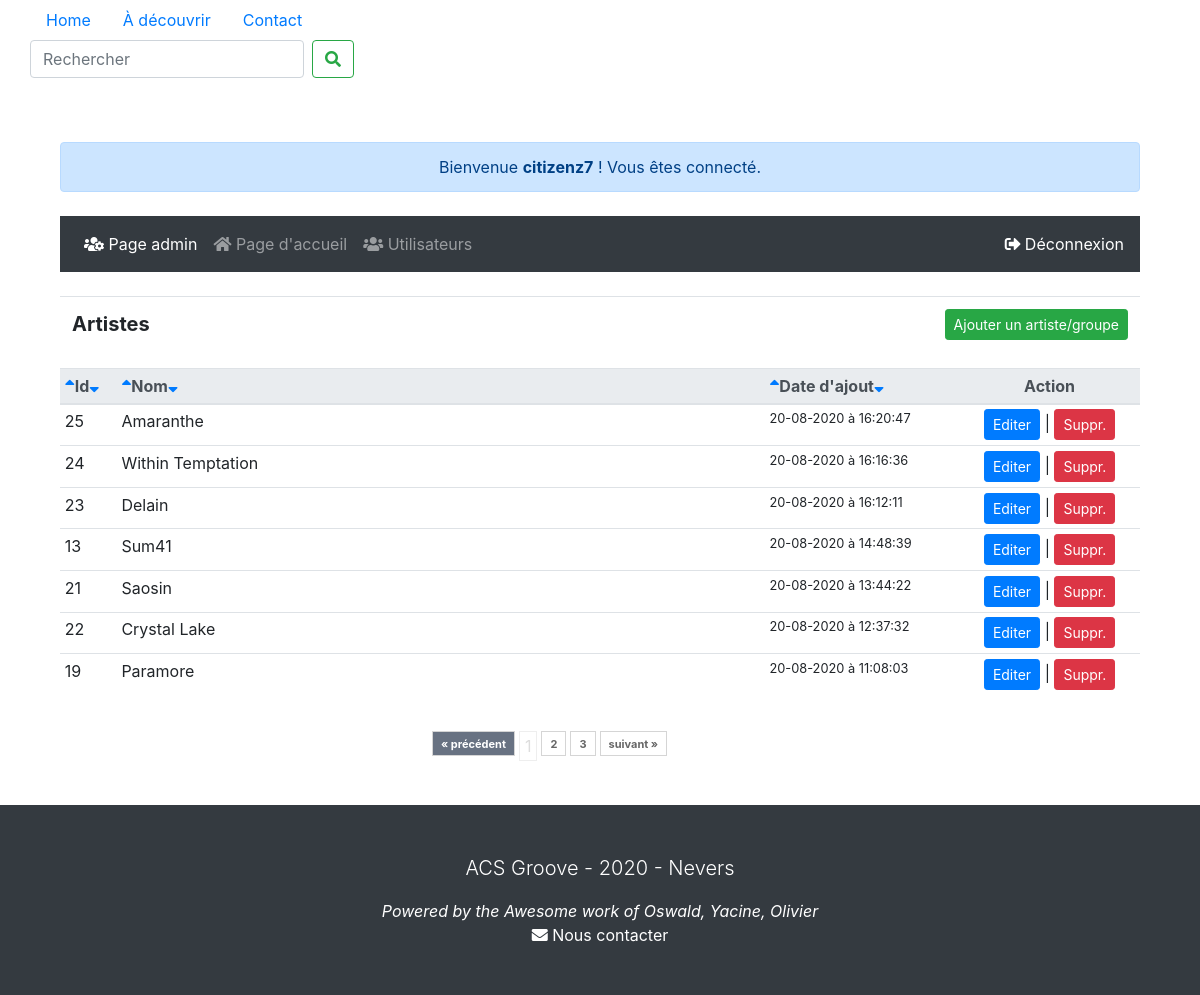
Screenshot of /admin/index.php (signed in) with the database file from the repository.
### tables this page shows
CREATE TABLE IF NOT EXISTS `artiste` (
  `id` int(11) NOT NULL AUTO_INCREMENT,
  `nom` varchar(255) NOT NULL,
  `genre` varchar(255) NOT NULL,
  `pays_origine` varchar(255) DEFAULT NULL,
  `presentation` longtext NOT NULL,
  `biographie` longtext NOT NULL,
  `discographie` text NOT NULL,
  `active` varchar(255) NOT NULL,
  `label` varchar(255) NOT NULL,
  `site_web` varchar(255) DEFAULT NULL,
  `date` datetime NOT NULL DEFAULT current_timestamp(),
  `image` varchar(255) DEFAULT NULL,
  `youtube` varchar(255) DEFAULT NULL,
  PRIMARY KEY (`id`)
);

### includes/functions.php (called while the page is built, shortened)
<?php
function html($string) {
    return htmlspecialchars($string, ENT_COMPAT, 'UTF-8', true);
}
function date_fr($format, $timestamp=false) {
	if (!$timestamp) $date_en = date($format);
	else $date_en = date($format,$timestamp);
	$texte_en = array(
		"Monday", "Tuesday", "Wednesday", "Thursday",
		"Friday", "Saturday", "Sunday", "January",
		"February", "March", "April", "May",
		"June", "July", "August", "September",
		"October", "November", "December"
	);
	$texte_fr = array(
		"lundi", "mardi", "mercredi", "jeudi",
		"vendredi", "samedi", "dimanche", "janvier",
		"f&eacute;vrier", "mars", "avril", "mai",
		"juin", "juillet", "ao&ucirc;t", "septembre",
		"octobre", "novembre", "d&eacute;cembre"
	);
	$date_fr = str_replace($texte_en, $texte_fr, $date_en);
	$texte_en = array(
		"Mon", "Tue", "Wed", "Thu", "Fri", "Sat", "Sun",
		"Jan", "Feb", "Mar", "Apr", "May", "Jun", "Jul",
		"Aug", "Sep", "Oct", "Nov", "Dec"
	);
	$texte_fr = array(
		"Lun", "Mar", "Mer", "Jeu", "Ven", "Sam", "Dim",
		"Jan", "F&eacute;v", "Mar", "Avr", "Mai", "Jui",
		"Jui", "Ao&ucirc;", "Sep", "Oct", "Nov", "D&eacute;c"
	);
	$date_fr = str_replace($texte_en, $texte_fr, $date_fr);
	return $date_fr;
}

### includes/config.php (called while the page is built, shortened)
<?php
function my_autoloader($class) {
   $class = strtolower($class);
   $classpath = 'classes/class.'.$class . '.php';
   $classpath = '../classes/class.'.$class . '.php';
   $classpath = '../../classes/class.'.$class . '.php';
}
require_once 'functions.php';
?>

### admin/index.php (the view, shortened to what this page needs)
<?php
include_once '../includes/config.php';
include_once 'header.php';
?>
  <div class="container pt-3 pb-3 mt-5">
    <div class="row">
      <div class="col-sm-12 text-justify">
        <div class="pb-2">
          <div class="text-center mb-4 alert alert-primary" role="alert">Bienvenue <b><?php echo $_SESSION['username']; ?></b> ! Vous êtes connecté.</div>
          <?php include('menu.php');?>
            <table class="table table-responsive-sm">
              <tr>
                <td><span id="projets" class="lead font-weight-bold">Artistes</span></td>
                <td class="text-right"><a href="add.php" class="mx-auto"><button type="button" class="btn btn-success btn-sm">Ajouter un artiste/groupe</button></a></td>
              </tr>
            </table>
	  <table class="table table-sm table-hover table-responsive-sm">
	    <thead class="thead-light">
            <tr>
              <th><a href="index.php?tri=id&ordre=desc"><i class="fas fa-sort-up"></i></a>Id<a href="index.php?tri=id&ordre=asc"><i class="fas fa-sort-down"></i></a></th>
              <th width="60%"><a href="index.php?tri=nom&ordre=desc"><i class="fas fa-sort-up"></i></a>Nom<a href="index.php?tri=nom&ordre=asc"><i class="fas fa-sort-down"></i></a</th>
              <th><a href="index.php?tri=dat&ordre=desc"><i class="fas fa-sort-up"></i></a>Date d'ajout<a href="index.php?tri=date&ordre=asc"><i class="fas fa-sort-down"></i></a</th>
              <th class="text-center">Action</th>
	    </tr>
	    </thead>
	    <tbody>
              <?php
              try {
                $pages = new Paginator('7','art');
                $stmt = $db->query('SELECT id FROM artiste');
                $pages->set_total($stmt->rowCount());
						    if(isset($_GET['tri'])) {
							     $tri = html($_GET['tri']);
						    }
						    else {
							     $post_tri = 'date';
							     $tri = html($post_tri);
						    }
						    if(isset($_GET['ordre'])) {
							     $ordre = html($_GET['ordre']);
						    }
						    else {
							     $ordre_tri = 'desc';
							     $ordre = html($ordre_tri);
						    }
                $stmt = $db->query('SELECT * FROM artiste ORDER BY '.$tri.' '.$ordre.' ' .$pages->get_limit());
                while($row = $stmt->fetch()){
                  echo '<tr>';
                  echo '<td>'.$row['id'].'</td>';
                  echo '<td>'.$row['nom'].'</td>';
                  echo '<td class="small">'.date_fr('d-m-Y à H:i:s', strtotime(($row['date']))).'</td>';
                  ?>
                  <td class="text-center">
                    <a class="btn btn-primary btn-sm tinytext" role="button" aria-pressed="true" title="Editer la fiche" href="edit.php?id=<?php echo $row['id'];?>">Editer</a> |
                    <a class="btn btn-danger btn-sm tinytext" role="button" aria-pressed="true" title="Supprimer la fiche" href="javascript:delartiste('<?php echo $row['id'];?>','<?php echo $row['nom'];?>')">Suppr.</a>
                  </td>
                  <?php
                  echo '</tr>';
                }
              }
              catch(PDOException $e) {
                echo $e->getMessage();
              }
	      ?>
	    </tbody>
            </table>
      </div>
      <div class="row justify-content-center">
        <div class="col-4">
          <?php echo $pages->page_links(); ?>
        </div>
      </div>
    </div>
  </div>
</div>
</div>
<?php include_once 'footer.php'; ?>

### rows the page displays
artiste: id "25", nom "Amaranthe", date "20-08-2020 à 16:20:47"
artiste: id "24", nom "Within Temptation", date "20-08-2020 à 16:16:36"
artiste: id "23", nom "Delain", date "20-08-2020 à 16:12:11"
artiste: id "13", nom "Sum41", date "20-08-2020 à 14:48:39"
artiste: id "21", nom "Saosin", date "20-08-2020 à 13:44:22"
artiste: id "22", nom "Crystal Lake", date "20-08-2020 à 12:37:32"
artiste: id "19", nom "Paramore", date "20-08-2020 à 11:08:03"

### other values shown
$_SESSION['username'] "citizenz7"
